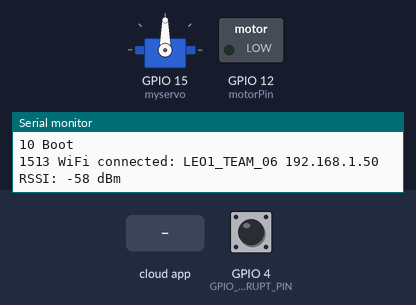
A sketch run on a simulated ESP8266 (NodeMCU). Shown: servo, switched loads named in the sketch (green lamp = pin HIGH), the last lines printed to the serial monitor. The inputs (shaded band) are chosen by the test bench; at power-on: GPIO 4 (GPIO_INTERRUPT_PIN) HIGH. WiFi joins after 1.5 s; servers stay silent unless stated.

Above: at 2.7 s.
2.8 s: the phone or cloud app sets windowActuator to open
At 3.2 s:
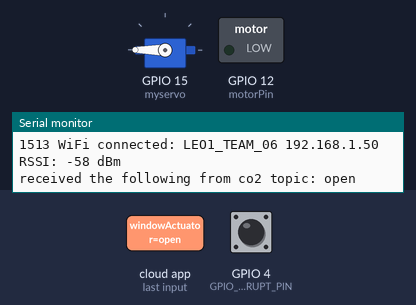
Timing chart, 0 to 5.8 s (numbered marks = the images above; inputs shaded):
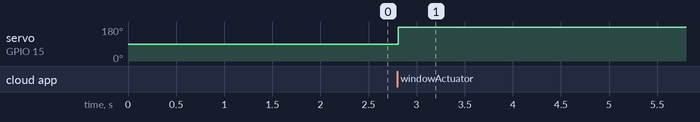

Measured:
- after the input at 2.8 s, servo on GPIO 15 (myservo): 90° → 180° at once

The sketch:

esp8266_LPL.ino
```cpp
// Linux for Embedded Objects 1
// University of Southern Denmark

// 2022-03-24, Kjeld Jensen, First version

// Configuration
#define WIFI_SSID       "LEO1_TEAM_06"
#define WIFI_PASSWORD    "embeddedlinux"

#define MQTT_SERVER      "192.168.10.1"
#define MQTT_SERVERPORT  1883
#define MQTT_USERNAME    "my_user"
#define MQTT_KEY         "bendevictor"
#define MQTT_TOPIC        "mqtt"
#define VOLTAGE_TOPIC        "volt"
#define CO2_TOPIC       "/co2"
#define TEMPERATURE_TOPIC    "/temperature"
#define HUMIDITY_TOPIC    "/humidity"
//servo
#include <Servo.h>


Servo myservo;  // create servo object to control a servo

//MotorPin
int motorPin = 12; // for ESP8266

// wifi
#include <ESP8266WiFiMulti.h>
#include <ESP8266HTTPClient.h>
ESP8266WiFiMulti WiFiMulti;
const uint32_t conn_tout_ms = 5000;

// counter
#define GPIO_INTERRUPT_PIN 4
#define DEBOUNCE_TIME 100
volatile unsigned long count_prev_time;
volatile unsigned long count;


// mqtt
#include "Adafruit_MQTT.h"
#include "Adafruit_MQTT_Client.h"
WiFiClient wifi_client;
Adafruit_MQTT_Client mqtt(&wifi_client, MQTT_SERVER, MQTT_SERVERPORT, MQTT_USERNAME, MQTT_KEY);

//subscribes
const char ONOFF_FEED[] PROGMEM = TEMPERATURE_TOPIC;
Adafruit_MQTT_Subscribe temp_sub = Adafruit_MQTT_Subscribe(&mqtt, "tempActuator");
Adafruit_MQTT_Subscribe co2_sub = Adafruit_MQTT_Subscribe(&mqtt, "windowActuator");


//Adafruit_MQTT_Publish count_mqtt_publish = Adafruit_MQTT_Publish(&mqtt, MQTT_TOPIC);
//Adafruit_MQTT_Publish voltage_mqtt_publish = Adafruit_MQTT_Publish(&mqtt, VOLTAGE_TOPIC);

// Sensor
#include <Arduino.h>
#include <SensirionI2CScd4x.h>
#include <Wire.h>
SensirionI2CScd4x scd4x;

// publish
#define PUBLISH_INTERVAL 2000
unsigned long prev_post_time;

// publish
#define SLEEP_INTERVAL 15000
unsigned long prev_sleep_time;

// debug
#define DEBUG_INTERVAL 2000
unsigned long prev_debug_time;

ICACHE_RAM_ATTR void count_isr()
{
  if (count_prev_time + DEBOUNCE_TIME < millis() || count_prev_time > millis())
  {
    count_prev_time = millis();
    count++;
  }
}


void debug(const char *s)
{
  Serial.print (millis());
  Serial.print (" ");
  Serial.println(s);
}

void mqtt_connect()
{
  int8_t ret;

  // Stop if already connected.
  if (! mqtt.connected())
  {
    debug("Connecting to MQTT... ");
    while ((ret = mqtt.connect()) != 0)
    { // connect will return 0 for connected
         Serial.println(mqtt.connectErrorString(ret));
         debug("Retrying MQTT connection in 5 seconds...");
         mqtt.disconnect();
         delay(5000);  // wait 5 seconds
    }
    debug("MQTT Connected");
  }
}

void print_wifi_status()
{
  Serial.print (millis());
  Serial.print(" WiFi connected: ");
  Serial.print(WiFi.SSID());
  Serial.print(" ");
  Serial.print(WiFi.localIP());
  Serial.print(" RSSI: ");
  Serial.print(WiFi.RSSI());
  Serial.println(" dBm");
}

void setupServo(){

   myservo.attach(15);  // attaches the servo on GIO2 to the servo object
}

void setupMotor(){
  pinMode(motorPin, OUTPUT);
}

void setup()
{
  prev_sleep_time = millis();

  // count
  count_prev_time = millis();
  count = 0;
  pinMode(GPIO_INTERRUPT_PIN, INPUT_PULLUP);
  attachInterrupt(digitalPinToInterrupt(GPIO_INTERRUPT_PIN), count_isr, RISING);

  // serial
  Serial.begin(115200);
  while (!Serial) {
        delay(100);
  }
  delay(10);
  debug("Boot");

  connectToWifi();

  setupServo();
  setupMotor();
  mqtt.subscribe(&temp_sub);
  mqtt.subscribe(&co2_sub);
}

void connectToWifi(){
  // wifi
  WiFi.persistent(false);
  WiFi.mode(WIFI_STA);
  WiFiMulti.addAP(WIFI_SSID, WIFI_PASSWORD);
  if(WiFiMulti.run(conn_tout_ms) == WL_CONNECTED)
  {
    print_wifi_status();
  }
  else
  {
    debug("Unable to connect");
  }

}

void publish_data(const char* topic, const char* content){
  if((WiFiMulti.run(conn_tout_ms) == WL_CONNECTED))
  {
    print_wifi_status();

    mqtt_connect();
    char charBuf[50];
    Adafruit_MQTT_Publish publish_topic = Adafruit_MQTT_Publish(&mqtt, topic);
    Serial.println("connect success");
    if (! publish_topic.publish(content))
    {
      debug("MQTT failed");
    }
    else
    {
      debug("MQTT ok");
    }
  }
}


void loop()
{
    debugHearthbeat();
    recievedMessage();
    Serial.println("Active");


    if (millis() - prev_sleep_time >= SLEEP_INTERVAL){
      prev_sleep_time = millis();
      analogWrite(motorPin, 0);
      Serial.println("sleepy sleepy ESP ZZZzzzz");
      publish_data("ESP8266", "Offline");
      delay(2000);
      ESP.deepSleep(30000000);
    }
    publish_data("ESP8266", "Active");
    delay(1000);
}

void debugHearthbeat(){
  if (millis() - prev_debug_time >= DEBUG_INTERVAL)
    {
      prev_debug_time = millis();
      Serial.print(millis());
      Serial.print(" ");
      Serial.println(count);
    }
}

void recievedMessage(){
   Adafruit_MQTT_Subscribe *subscription;
   while ((subscription = mqtt.readSubscription(15000))) {
    if (subscription == &temp_sub) {
      int duty_cycle = atoi((char *)temp_sub.lastread);
      analogWrite(motorPin, duty_cycle);

    } else if (subscription == &co2_sub){
        Serial.print("received the following from co2 topic: ");
        Serial.println((char *)co2_sub.lastread);
        String co2_message = (char *)co2_sub.lastread;

        if(co2_message == "open"){ //set the value so it fits
          int pos;
          myservo.write(180);
        }
        else{
          myservo.write(0);
        }
    }

  }
}
```
